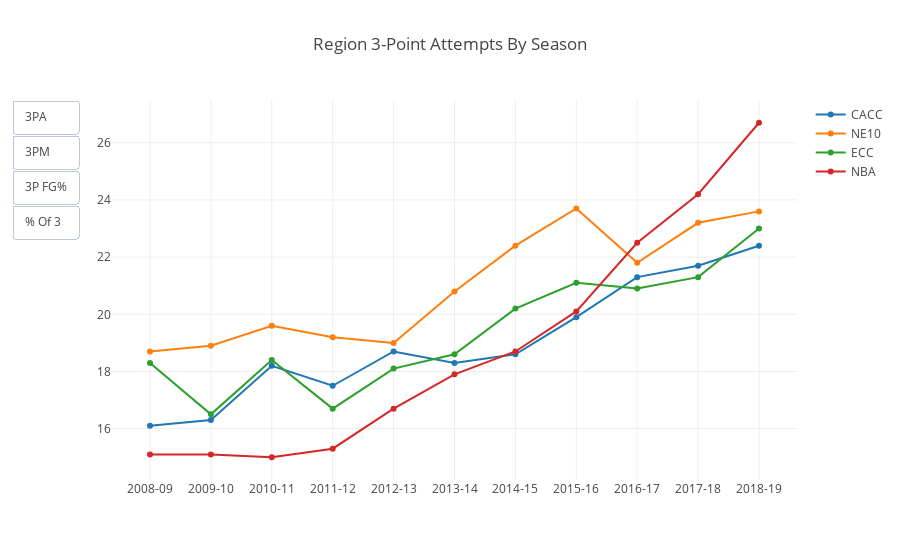

Here is the notebook cell this chart was saved with:
### Code cell
confnames = (df['Conference'].unique())
byconf = df.groupby(['Conference', 'Season'],as_index=False).sum()

byconf

cacc_3pa = go.Scatter(
    x = byconf['Season'],
    y = round((byconf[byconf['Conference'] == 'CACC']['TPA'] / byconf[byconf['Conference'] == 'CACC']['GP']),1),
    name = 'CACC')

ne10_3pa = go.Scatter(
    x = byconf['Season'],
    y = round((byconf[byconf['Conference'] == 'NE10']['TPA'] / byconf[byconf['Conference'] == 'NE10']['GP']),1),
    name = 'NE10')

ecc_3pa = go.Scatter(
    x = byconf['Season'],
    y = round((byconf[byconf['Conference'] == 'ECC']['TPA'] / byconf[byconf['Conference'] == 'ECC']['GP']),1),
    name = 'ECC')

nba_3pa = go.Scatter(
    x = byconf['Season'],
    y = [15.1,15.1,15,15.3,16.7,17.9,18.7,20.1,22.5,24.2,26.7],
    name = 'NBA'
)



cacc_3pm = go.Scatter(
    x = byconf['Season'],
    y = round((byconf[byconf['Conference'] == 'CACC']['TPM'] / byconf[byconf['Conference'] == 'CACC']['GP']),1),
    name = 'CACC',
    visible=False)

ne10_3pm = go.Scatter(
    x = byconf['Season'],
    y = round((byconf[byconf['Conference'] == 'NE10']['TPM'] / byconf[byconf['Conference'] == 'NE10']['GP']),1),
    name = 'NE10',
    visible=False)

ecc_3pm = go.Scatter(
    x = byconf['Season'],
    y = round((byconf[byconf['Conference'] == 'ECC']['TPM'] / byconf[byconf['Conference'] == 'ECC']['GP']),1),
    name = 'ECC',
    visible=False)

nba_3pm = go.Scatter(
    x = byconf['Season'],
    y = [5.5,5.3,5.4,5.3,6,6.4,6.5,7.1,8.1,8.8,9.5],
    name = 'NBA',
    visible=False
)



cacc_3pct = go.Scatter(
    x = byconf['Season'],
    y = round((byconf[byconf['Conference'] == 'CACC']['TPM'] / byconf[byconf['Conference'] == 'CACC']['TPA'])*100,1),
    name = 'CACC',
    visible=False)

ne10_3pct = go.Scatter(
    x = byconf['Season'],
    y = round((byconf[byconf['Conference'] == 'NE10']['TPM'] / byconf[byconf['Conference'] == 'NE10']['TPA'])*100,1),
    name = 'NE10',
    visible=False)

ecc_3pct = go.Scatter(
    x = byconf['Season'],
    y = round((byconf[byconf['Conference'] == 'ECC']['TPM'] / byconf[byconf['Conference'] == 'ECC']['TPA'])*100,1),
    name = 'ECC',
    visible=False)

nba_3pct = go.Scatter(
    x = byconf['Season'],
    y = [36.5,35.4,36.1,34.8,36,35.8,34.8,35.3,35.9,36.2,35.6],
    name = 'NBA',
    visible=False
)


cacc_pctof3 = go.Scatter(
    x = byconf['Season'],
    y = round((byconf[byconf['Conference'] == 'CACC']['TPA'] / byconf[byconf['Conference'] == 'CACC']['FGA'])*100,1),
    name = 'CACC',
    visible=False)

ne10_pctof3 = go.Scatter(
    x = byconf['Season'],
    y = round((byconf[byconf['Conference'] == 'NE10']['TPA'] / byconf[byconf['Conference'] == 'NE10']['FGA'])*100,1),
    name = 'NE10',
    visible=False)

ecc_pctof3 = go.Scatter(
    x = byconf['Season'],
    y = round((byconf[byconf['Conference'] == 'ECC']['TPA'] / byconf[byconf['Conference'] == 'ECC']['FGA'])*100,1),
    name = 'ECC',
    visible=False)

nba_pctof3 = go.Scatter(
    x = byconf['Season'],
    y = [22.4,22.2,22.2,22.6,24.4,25.9,26.8,28.5,31.6,33.7,35.9],
    name = 'NBA',
    visible=False
)



data=[cacc_3pa, ne10_3pa, ecc_3pa, nba_3pa, cacc_3pm, ne10_3pm, ecc_3pm, nba_3pm,
     cacc_3pct, ne10_3pct, ecc_3pct, nba_3pct, cacc_pctof3, ne10_pctof3, ecc_pctof3, nba_pctof3]


updatemenus = list([
    dict(type="buttons",
         active=-1,
         buttons=list([
            dict(label = '3PA',
                 method = 'update',
                 args = [{'visible': [True]*4 + [False]*12},
                         {'title': 'Region 3-Point Attempts By Season'}]),

            dict(label = '3PM',
                 method = 'update',
                 args = [{'visible': [False]*4 + [True]*4 + [False]*8},
                         {'title': 'Region 3-Point Makes By Season'}]),

            dict(label = '3P FG%',
                 method = 'update',
                 args = [{'visible': [False]*8 + [True]*4 + [False]*4},
                         {'title': 'Region 3-Point FG Percentage By Season'}]),
             dict(label = '% Of 3',
                 method = 'update',
                 args = [{'visible': [False]*12 + [True]*4},
                         {'title': 'Region Percent of 3-Point Attempts By Season'}]),
        ]),
    )
])


layout = dict( 
    title = 'Region 3-Point Attempts By Season',
    xaxis=dict(type='category'),
    updatemenus=updatemenus
)
    

fig = dict(data=data, layout=layout)

iplot(fig, filename = 'threetrends.html')

### Figure 1 — Plotly figure (JSON) as saved in the notebook; plotly's stock layout.template omitted (floating-point values rounded to 4 significant figures)
{"data": [{"name": "CACC", "type": "scatter", "uid": "01d2925c-edce-467a-922b-e2f6b810df8b", "x": ["2008-09", "2009-10", "2010-11", "2011-12", "2012-13", "2013-14", "2014-15", "2015-16", "2016-17", "2017-18", "2018-19", "2008-09", "2009-10", "2010-11", "2011-12", "2012-13", "2013-14", "2014-15", "2015-16", "2016-17", "2017-18", "2018-19", "2008-09", "2009-10", "2010-11", "2011-12", "2012-13", "2013-14", "2014-15", "2015-16", "2016-17", "2017-18", "2018-19"], "y": [16.1, 16.3, 18.2, 17.5, 18.7, 18.3, 18.6, 19.9, 21.3, 21.7, 22.4]}, {"name": "NE10", "type": "scatter", "uid": "94b562bd-26c9-409c-b50a-6de135a48d90", "x": ["2008-09", "2009-10", "2010-11", "2011-12", "2012-13", "2013-14", "2014-15", "2015-16", "2016-17", "2017-18", "2018-19", "2008-09", "2009-10", "2010-11", "2011-12", "2012-13", "2013-14", "2014-15", "2015-16", "2016-17", "2017-18", "2018-19", "2008-09", "2009-10", "2010-11", "2011-12", "2012-13", "2013-14", "2014-15", "2015-16", "2016-17", "2017-18", "2018-19"], "y": [18.7, 18.9, 19.6, 19.2, 19, 20.8, 22.4, 23.7, 21.8, 23.2, 23.6]}, {"name": "ECC", "type": "scatter", "uid": "c6835008-8613-4400-a0db-5f50dfa75fe4", "x": ["2008-09", "2009-10", "2010-11", "2011-12", "2012-13", "2013-14", "2014-15", "2015-16", "2016-17", "2017-18", "2018-19", "2008-09", "2009-10", "2010-11", "2011-12", "2012-13", "2013-14", "2014-15", "2015-16", "2016-17", "2017-18", "2018-19", "2008-09", "2009-10", "2010-11", "2011-12", "2012-13", "2013-14", "2014-15", "2015-16", "2016-17", "2017-18", "2018-19"], "y": [18.3, 16.5, 18.4, 16.7, 18.1, 18.6, 20.2, 21.1, 20.9, 21.3, 23]}, {"name": "NBA", "type": "scatter", "uid": "78b1b261-a03d-4d3e-ad97-85aecdc80f3c", "x": ["2008-09", "2009-10", "2010-11", "2011-12", "2012-13", "2013-14", "2014-15", "2015-16", "2016-17", "2017-18", "2018-19", "2008-09", "2009-10", "2010-11", "2011-12", "2012-13", "2013-14", "2014-15", "2015-16", "2016-17", "2017-18", "2018-19", "2008-09", "2009-10", "2010-11", "2011-12", "2012-13", "2013-14", "2014-15", "2015-16", "2016-17", "2017-18", "2018-19"], "y": [15.1, 15.1, 15, 15.3, 16.7, 17.9, 18.7, 20.1, 22.5, 24.2, 26.7]}, {"name": "CACC", "type": "scatter", "uid": "b3ed0733-a76e-47b9-a910-ceaf089258bc", "visible": false, "x": ["2008-09", "2009-10", "2010-11", "2011-12", "2012-13", "2013-14", "2014-15", "2015-16", "2016-17", "2017-18", "2018-19", "2008-09", "2009-10", "2010-11", "2011-12", "2012-13", "2013-14", "2014-15", "2015-16", "2016-17", "2017-18", "2018-19", "2008-09", "2009-10", "2010-11", "2011-12", "2012-13", "2013-14", "2014-15", "2015-16", "2016-17", "2017-18", "2018-19"], "y": [5.4, 5.4, 6, 5.9, 6.2, 6, 6.2, 6.7, 7.1, 7.4, 7.6]}, {"name": "NE10", "type": "scatter", "uid": "7491016e-68f2-4318-9b60-b864645d996e", "visible": false, "x": ["2008-09", "2009-10", "2010-11", "2011-12", "2012-13", "2013-14", "2014-15", "2015-16", "2016-17", "2017-18", "2018-19", "2008-09", "2009-10", "2010-11", "2011-12", "2012-13", "2013-14", "2014-15", "2015-16", "2016-17", "2017-18", "2018-19", "2008-09", "2009-10", "2010-11", "2011-12", "2012-13", "2013-14", "2014-15", "2015-16", "2016-17", "2017-18", "2018-19"], "y": [6.3, 6.3, 6.6, 6.8, 6.6, 7.3, 8, 8.8, 8.1, 8.6, 8.6]}, {"name": "ECC", "type": "scatter", "uid": "0641e3a0-0454-48f5-96ff-dae4540ec4e6", "visible": false, "x": ["2008-09", "2009-10", "2010-11", "2011-12", "2012-13", "2013-14", "2014-15", "2015-16", "2016-17", "2017-18", "2018-19", "2008-09", "2009-10", "2010-11", "2011-12", "2012-13", "2013-14", "2014-15", "2015-16", "2016-17", "2017-18", "2018-19", "2008-09", "2009-10", "2010-11", "2011-12", "2012-13", "2013-14", "2014-15", "2015-16", "2016-17", "2017-18", "2018-19"], "y": [6.3, 5.3, 6.3, 5.4, 5.7, 6.1, 7.2, 7.3, 7.4, 7.4, 7.8]}, {"name": "NBA", "type": "scatter", "uid": "de50a59f-4b8d-425a-8b09-e68ad1827d5e", "visible": false, "x": ["2008-09", "2009-10", "2010-11", "2011-12", "2012-13", "2013-14", "2014-15", "2015-16", "2016-17", "2017-18", "2018-19", "2008-09", "2009-10", "2010-11", "2011-12", "2012-13", "2013-14", "2014-15", "2015-16", "2016-17", "2017-18", "2018-19", "2008-09", "2009-10", "2010-11", "2011-12", "2012-13", "2013-14", "2014-15", "2015-16", "2016-17", "2017-18", "2018-19"], "y": [5.5, 5.3, 5.4, 5.3, 6, 6.4, 6.5, 7.1, 8.1, 8.8, 9.5]}, {"name": "CACC", "type": "scatter", "uid": "40699a38-5ba3-4832-b26b-3ffef2698824", "visible": false, "x": ["2008-09", "2009-10", "2010-11", "2011-12", "2012-13", "2013-14", "2014-15", "2015-16", "2016-17", "2017-18", "2018-19", "2008-09", "2009-10", "2010-11", "2011-12", "2012-13", "2013-14", "2014-15", "2015-16", "2016-17", "2017-18", "2018-19", "2008-09", "2009-10", "2010-11", "2011-12", "2012-13", "2013-14", "2014-15", "2015-16", "2016-17", "2017-18", "2018-19"], "y": [33.5, 33.1, 33.2, 33.8, 33.3, 33, 33.1, 33.7, 33.3, 34.2, 33.9]}, {"name": "NE10", "type": "scatter", "uid": "e7ac0c9d-865e-4f81-ae25-4daca4c3d581", "visible": false, "x": ["2008-09", "2009-10", "2010-11", "2011-12", "2012-13", "2013-14", "2014-15", "2015-16", "2016-17", "2017-18", "2018-19", "2008-09", "2009-10", "2010-11", "2011-12", "2012-13", "2013-14", "2014-15", "2015-16", "2016-17", "2017-18", "2018-19", "2008-09", "2009-10", "2010-11", "2011-12", "2012-13", "2013-14", "2014-15", "2015-16", "2016-17", "2017-18", "2018-19"], "y": [33.7, 33.3, 33.5, 35.4, 34.6, 35, 35.5, 37.1, 37.1, 36.9, 36.6]}, {"name": "ECC", "type": "scatter", "uid": "1bb975f7-2e67-417b-9b9a-665ea8cc2288", "visible": false, "x": ["2008-09", "2009-10", "2010-11", "2011-12", "2012-13", "2013-14", "2014-15", "2015-16", "2016-17", "2017-18", "2018-19", "2008-09", "2009-10", "2010-11", "2011-12", "2012-13", "2013-14", "2014-15", "2015-16", "2016-17", "2017-18", "2018-19", "2008-09", "2009-10", "2010-11", "2011-12", "2012-13", "2013-14", "2014-15", "2015-16", "2016-17", "2017-18", "2018-19"], "y": [34.2, 32.2, 34.6, 32.6, 31.8, 32.8, 35.9, 34.5, 35.3, 34.5, 33.9]}, {"name": "NBA", "type": "scatter", "uid": "87768ea7-b906-4c99-9ea0-167a3b65d735", "visible": false, "x": ["2008-09", "2009-10", "2010-11", "2011-12", "2012-13", "2013-14", "2014-15", "2015-16", "2016-17", "2017-18", "2018-19", "2008-09", "2009-10", "2010-11", "2011-12", "2012-13", "2013-14", "2014-15", "2015-16", "2016-17", "2017-18", "2018-19", "2008-09", "2009-10", "2010-11", "2011-12", "2012-13", "2013-14", "2014-15", "2015-16", "2016-17", "2017-18", "2018-19"], "y": [36.5, 35.4, 36.1, 34.8, 36, 35.8, 34.8, 35.3, 35.9, 36.2, 35.6]}, {"name": "CACC", "type": "scatter", "uid": "92fde59b-fcf5-488d-9633-95657830f80c", "visible": false, "x": ["2008-09", "2009-10", "2010-11", "2011-12", "2012-13", "2013-14", "2014-15", "2015-16", "2016-17", "2017-18", "2018-19", "2008-09", "2009-10", "2010-11", "2011-12", "2012-13", "2013-14", "2014-15", "2015-16", "2016-17", "2017-18", "2018-19", "2008-09", "2009-10", "2010-11", "2011-12", "2012-13", "2013-14", "2014-15", "2015-16", "2016-17", "2017-18", "2018-19"], "y": [27.4, 27.7, 30.8, 29.5, 31.4, 30.7, 31.3, 33.3, 34.9, 35.7, 35.2]}, {"name": "NE10", "type": "scatter", "uid": "5f6603c2-e18c-4b03-a4c1-aa3f8b3a2598", "visible": false, "x": ["2008-09", "2009-10", "2010-11", "2011-12", "2012-13", "2013-14", "2014-15", "2015-16", "2016-17", "2017-18", "2018-19", "2008-09", "2009-10", "2010-11", "2011-12", "2012-13", "2013-14", "2014-15", "2015-16", "2016-17", "2017-18", "2018-19", "2008-09", "2009-10", "2010-11", "2011-12", "2012-13", "2013-14", "2014-15", "2015-16", "2016-17", "2017-18", "2018-19"], "y": [32.5, 32.5, 33.3, 34.3, 33.4, 34.4, 37.8, 39.1, 36.1, 39, 39.9]}, {"name": "ECC", "type": "scatter", "uid": "5846ddff-bdba-42ff-b302-d9e122b46a25", "visible": false, "x": ["2008-09", "2009-10", "2010-11", "2011-12", "2012-13", "2013-14", "2014-15", "2015-16", "2016-17", "2017-18", "2018-19", "2008-09", "2009-10", "2010-11", "2011-12", "2012-13", "2013-14", "2014-15", "2015-16", "2016-17", "2017-18", "2018-19", "2008-09", "2009-10", "2010-11", "2011-12", "2012-13", "2013-14", "2014-15", "2015-16", "2016-17", "2017-18", "2018-19"], "y": [31.2, 27.7, 31.7, 27.7, 30.3, 30.2, 33.5, 33, 33.3, 33.7, 36]}, {"name": "NBA", "type": "scatter", "uid": "213a1ee2-ba6a-46ed-844e-f80aac07fda6", "visible": false, "x": ["2008-09", "2009-10", "2010-11", "2011-12", "2012-13", "2013-14", "2014-15", "2015-16", "2016-17", "2017-18", "2018-19", "2008-09", "2009-10", "2010-11", "2011-12", "2012-13", "2013-14", "2014-15", "2015-16", "2016-17", "2017-18", "2018-19", "2008-09", "2009-10", "2010-11", "2011-12", "2012-13", "2013-14", "2014-15", "2015-16", "2016-17", "2017-18", "2018-19"], "y": [22.4, 22.2, 22.2, 22.6, 24.4, 25.9, 26.8, 28.5, 31.6, 33.7, 35.9]}], "layout": {"title": {"text": "Region 3-Point Attempts By Season"}, "updatemenus": [{"active": -1, "buttons": [{"args": [{"visible": [true, true, true, true, false, false, false, false, false, false, false, false, false, false, false, false]}, {"title": "Region 3-Point Attempts By Season"}], "label": "3PA", "method": "update"}, {"args": [{"visible": [false, false, false, false, true, true, true, true, false, false, false, false, false, false, false, false]}, {"title": "Region 3-Point Makes By Season"}], "label": "3PM", "method": "update"}, {"args": [{"visible": [false, false, false, false, false, false, false, false, true, true, true, true, false, false, false, false]}, {"title": "Region 3-Point FG Percentage By Season"}], "label": "3P FG%", "method": "update"}, {"args": [{"visible": [false, false, false, false, false, false, false, false, false, false, false, false, true, true, true, true]}, {"title": "Region Percent of 3-Point Attempts By Season"}], "label": "% Of 3", "method": "update"}], "type": "buttons"}], "xaxis": {"type": "category"}}}
